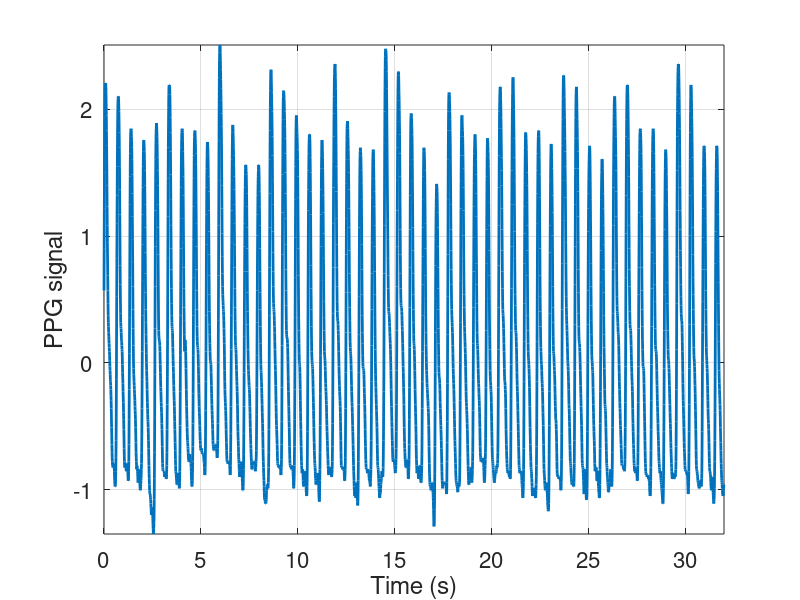

Write MATLAB code to recreate this figure. (Note: this script raises an error after producing the figure.)
clear all;
close all; clc;
addpath('../algorithm/');
addpath(genpath('../SST'));

%% load signal
SigTyp = 'PPG' ;

switch SigTyp
    case 'THO'
        addpath ../NonStationaritySleepDataSet/1
        data = load('THO.mat');
        xtot = data.THO;
        fs = 100 ; % sampling frequency
        
        x = xtot(204e3:208e3);
        mu = mean(x) ;
        s = std(x) ;
        x = (x - mu)/s ;

        extSEC = 2 ; % the extension is of extSEC second
        L = round(extSEC*fs) ;
        xxTRUE = ( xtot((204e3-L):(208e3+L)) - mu ) / s ;

    case 'PPG'
        addpath ../Signals/
        data = load('PPGsig');

        xtot = data.PPG;
        fs = data.fs; % sampling frequency

        x = xtot(30e3:34e3);
        mu = mean(x) ;
        s = std(x) ;
        x = (x - mu)/s ;
        
        extSEC = 2 ; % the extension is of extSEC second
        L = round(extSEC*fs) ;
        xxTRUE = ( xtot((30e3-L):(34e3+L)) - mu ) / s ;
end

N = length(x);
t = linspace(0, (N-1)/fs, N);

figure;
plot(t,x,'linewidth',2);
set(gca,'fontsize',16);
xlabel('Time (s)'); ylabel('PPG signal'); grid on; axis tight;

%% Influence of M (Fix K) 
HOP = 1 ;
Mh = round( linspace(2,5*L,100) );
extK = 10*L ;

m = 1;
for extM = Mh
    xxLSE = SigExtension(x,fs,HOP,extK,extM,extSEC,'lse');
    xxLSEV = SigExtension(x,fs,HOP,extK,extM,extSEC,'lseV');
%     xxDMD = SigExtension(x,fs,HOP,extK,extM,extSEC,'dmd');
    forecastErrLSE_m(m) = sqrt( (1/(2*L)) * sum(abs(xxLSE - xxTRUE).^2) ) ;
    forecastErrLSEV_m(m) = sqrt( (1/(2*L)) * sum(abs(xxLSEV - xxTRUE).^2) ) ;
%     forecastErrDMD_m(m) = sqrt((1/(2*L)) * sum(abs(xxDMD - xxTRUE).^2) ) ;
    m = m+1 ;
end

figure;
plot( Mh/L,forecastErrLSE_m, 'linewidth',2); % , Mh/L,forecastErrLSEV_m
set(gca,'fontsize',16);
%legend( 'LSE', 'LSE Vector');
xlabel('$M/L$', 'interpreter','latex'); ylabel('MSE'); grid on;

%% Influence of K (Fix M) 

extM = round( 1.5*L );
Kh = round( linspace(1.05,5,100)*extM );

k = 1;
for extK = Kh
    xxLSE = SigExtension(x,fs,HOP,extK,extM,extSEC,'lse');
    xxLSEV = SigExtension(x,fs,HOP,extK,extM,extSEC,'lseV');
    %xxDMD = SigExtension(x,fs,HOP,extK,extM,extSEC,'dmd');
    forecastErrLSE_k(k) = sqrt((1/(2*L)) * sum(abs(xxLSE - xxTRUE).^2) ) ;
    forecastErrLSEV_k(k) = sqrt( (1/(2*L)) * sum(abs(xxLSEV - xxTRUE).^2) ) ;
    %forecastErrDMD_k(k) = sqrt((1/(2*L)) * sum(abs(xxDMD - xxTRUE).^2) ) ;
    k = k+1 ;
end


figure;
plot( Kh/L,forecastErrLSE_k, 'linewidth',2 ); %, Kh/L,forecastErrLSEV_k
set(gca,'fontsize',16);
%legend( 'LSE', 'LSE Vector');
xlabel('$K/L$', 'interpreter','latex'); ylabel('MSE'); grid on;
xlim([0 Kh(end)/L]); ylim([0 max(forecastErrLSE_k)]);
%% Influence of additive GWN

extM = round( 1.5*L );
extK = round( 2.5*extM );

sigmah = linspace(0,1,100) ;

n = 1;
for sigma = sigmah
    noise = sigma*randn(N,1) ;
    xn = x + noise;
    
    xxLSE = SigExtension(xn,fs,HOP,extK,extM,extSEC,'lse');
    xxLSEV = SigExtension(xn,fs,HOP,extK,extM,extSEC,'lseV');
%     xxDMD = SigExtension(x,fs,HOP,extK,extM,extSEC,'dmd');
    forecastErrLSE_n(n) = sqrt( (1/(2*L)) * sum(abs(xxLSE - xxTRUE).^2) ) ;
    forecastErrLSEV_n(n) = sqrt((1/(2*L)) * sum(abs(xxLSEV - xxTRUE).^2) ) ;
%     forecastErrDMD_n) = sqrt((1/(2*L)) * sum(abs(xxDMD - xxTRUE).^2) ) ;
    n = n+1 ;
end

figure;
plot( sigmah.^2,forecastErrLSE_n.^2 - sigmah.^2 , 'linewidth',2 ); %, sigmah,sqrt( forecastErrLSEV_n.^2 - sigmah.^2 ),
set(gca,'fontsize',16); grid on;
%legend( 'LSE', 'LSE Vector');
xlabel('$\sigma^2$','interpreter','latex'); ylabel('$MSE - \sigma^2$','interpreter','latex');
